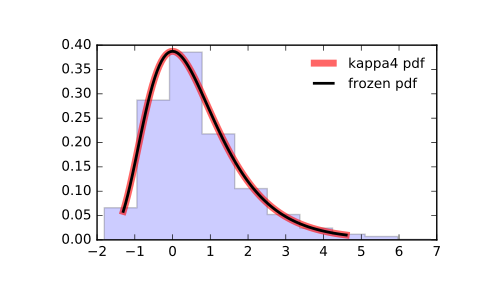

The script that drew this image:
from scipy.stats import kappa4
import matplotlib.pyplot as plt
fig, ax = plt.subplots(1, 1)

# Calculate a few first moments:

h, k = 0.1, 0
mean, var, skew, kurt = kappa4.stats(h, k, moments='mvsk')

# Display the probability density function (``pdf``):

x = np.linspace(kappa4.ppf(0.01, h, k),
                kappa4.ppf(0.99, h, k), 100)
ax.plot(x, kappa4.pdf(x, h, k),
       'r-', lw=5, alpha=0.6, label='kappa4 pdf')

# Alternatively, the distribution object can be called (as a function)
# to fix the shape, location and scale parameters. This returns a "frozen"
# RV object holding the given parameters fixed.

# Freeze the distribution and display the frozen ``pdf``:

rv = kappa4(h, k)
ax.plot(x, rv.pdf(x), 'k-', lw=2, label='frozen pdf')

# Check accuracy of ``cdf`` and ``ppf``:

vals = kappa4.ppf([0.001, 0.5, 0.999], h, k)
np.allclose([0.001, 0.5, 0.999], kappa4.cdf(vals, h, k))
# True

# Generate random numbers:

r = kappa4.rvs(h, k, size=1000)

# And compare the histogram:

ax.hist(r, normed=True, histtype='stepfilled', alpha=0.2)
ax.legend(loc='best', frameon=False)
plt.show()
